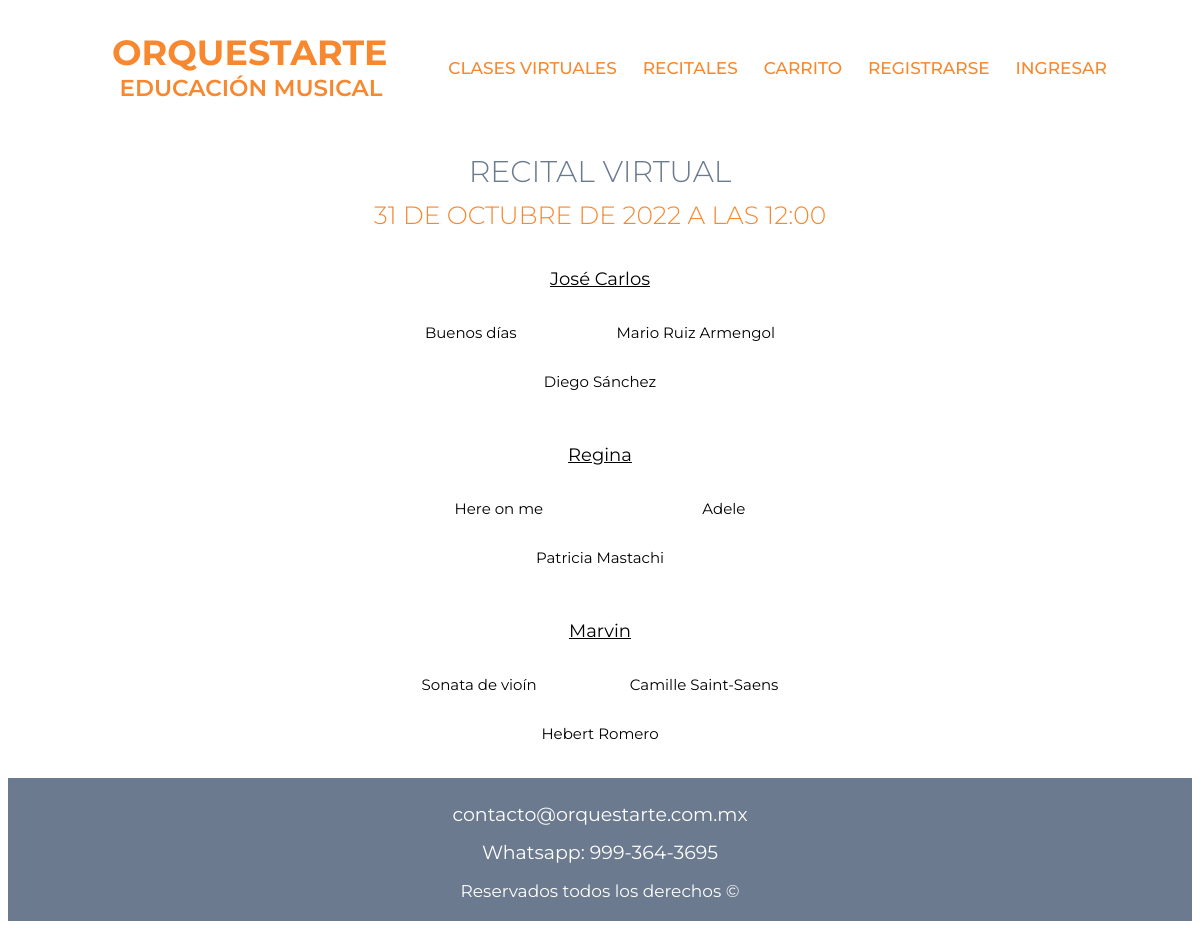
/recital/3, run on the app's committed database.
### recitales/models.py (models this page shows, shortened)
class Recital(models.Model):
    title = models.CharField(max_length=30, verbose_name="Título")
    date = models.DateTimeField(auto_now_add=False, auto_now=False, blank=True)
    created = models.DateField(auto_now_add=True)
    updated = models.DateField(auto_now=True)
    class Meta:
        verbose_name = "Recital"
        verbose_name_plural = "Recitales"

class Participacion(models.Model):
    student = models.CharField(max_length=30, verbose_name="Alumno(a)")
    piece = models.CharField(max_length=60, verbose_name="Pieza")
    composer = models.CharField(max_length=30, verbose_name="Compositor")
    teacher = models.CharField(max_length=30, verbose_name="Maestro")
    recital = models.ForeignKey(Recital, on_delete=models.CASCADE)
    class Meta:
        verbose_name = "Participacion"
        verbose_name_plural = "Participaciones"

### recitales/views.py (the view)
# urls.py: path('recital/<int:recital_id>', recitales_views.recital, name="recital"),
def recital(request, recital_id):
    participaciones = Participacion.objects.filter(recital__id=recital_id)
    recital = Recital.objects.get(id=recital_id)
    return render (request, 'recitales/recital.html', {'participaciones': participaciones, 'recital': recital})

### recitales/templates/recitales/recital.html
{% extends 'core/base.html' %}
{% load static %}
{% block content %}
<div class="contenedor titulo">
    <h1 class="titulo-recital">{{recital.title}}</h1>
    <h2 class="hora-recital">{{recital.date}}</h2>
</div>
<div id="programa" class="contenedor programa">
    {% for participacion in participaciones %}
    <div class="participacion">
        <p class="alumno">{{participacion.student}}</p>
        <div class="repertorio">
            <p class="pieza">{{participacion.piece}}</p>
            <p class="compositor">{{participacion.composer}}</p>
        </div>
        <p class="maestro">{{participacion.teacher}}</p>
    </div>
    {% endfor %}
</div>
{% endblock %}

### core/static/core/css/style.css (style rules this page uses)
:root { --fuenteOrquestarte:'Montserrat', sans-serif; --fuenteCitas: 'Amatic SC', cursive; --naranja: #F7882F; --gris: #6b7a8f; --amarillo: #f7c331; --cafe: #dcc7aa; --blanco:#ffffff; }
html { box-sizing: border-box; font-size: 62.5%; }
*,*:before, *:after { box-sizing: inherit; }
.contenedor { max-width: 90%; width: 90; margin: 0 auto; }
h1, h2, h3, h4 { font-family: var(--fuenteOrquestarte); color: var(--naranja); }
h1 { font-size: 3.5rem; }
h2 { font-weight: 600; font-size: 2.3rem; }
.titulo { text-align: center; }
.titulo-recital { font-family: var(--fuenteOrquestarte); text-transform: uppercase; color: var(--gris); font-weight: 300; font-size: 3rem; margin-bottom: 1rem; }
.hora-recital { font-family: var(--fuenteOrquestarte); text-transform: uppercase; color: var(--naranja); font-weight: 300; font-size: 2.5rem; margin-top: 1rem; }
.programa { display: flex; flex-direction: column; align-items: center; }
.repertorio { width: 45rem; display:flex; justify-content: space-around; }
.alumno, .pieza, .compositor, .maestro { font-family: var(--fuenteOrquestarte); }
.alumno { font-size: 1.8rem; text-decoration: underline; }
.pieza, .compositor { font-size: 1.5rem; }
.maestro { font-size: 1.5rem; margin-bottom: 3.5rem; }
.repertorio { white-space: pre-wrap; white-space: -moz-pre-wrap; white-space: -o-pre-wrap; }
.participacion { text-align: center; }

### data on the page
Recital: title "RECITAL VIRTUAL", date "31 DE OCTUBRE DE 2022 A LAS 12:00"
Participacion: student "José Carlos", piece "Buenos días", composer "Mario Ruiz Armengol", teacher "Diego Sánchez"
Participacion: student "Regina", piece "Here on me", composer "Adele", teacher "Patricia Mastachi"
Participacion: student "Marvin", piece "Sonata de vioín", composer "Camille Saint-Saens", teacher "Hebert Romero"
